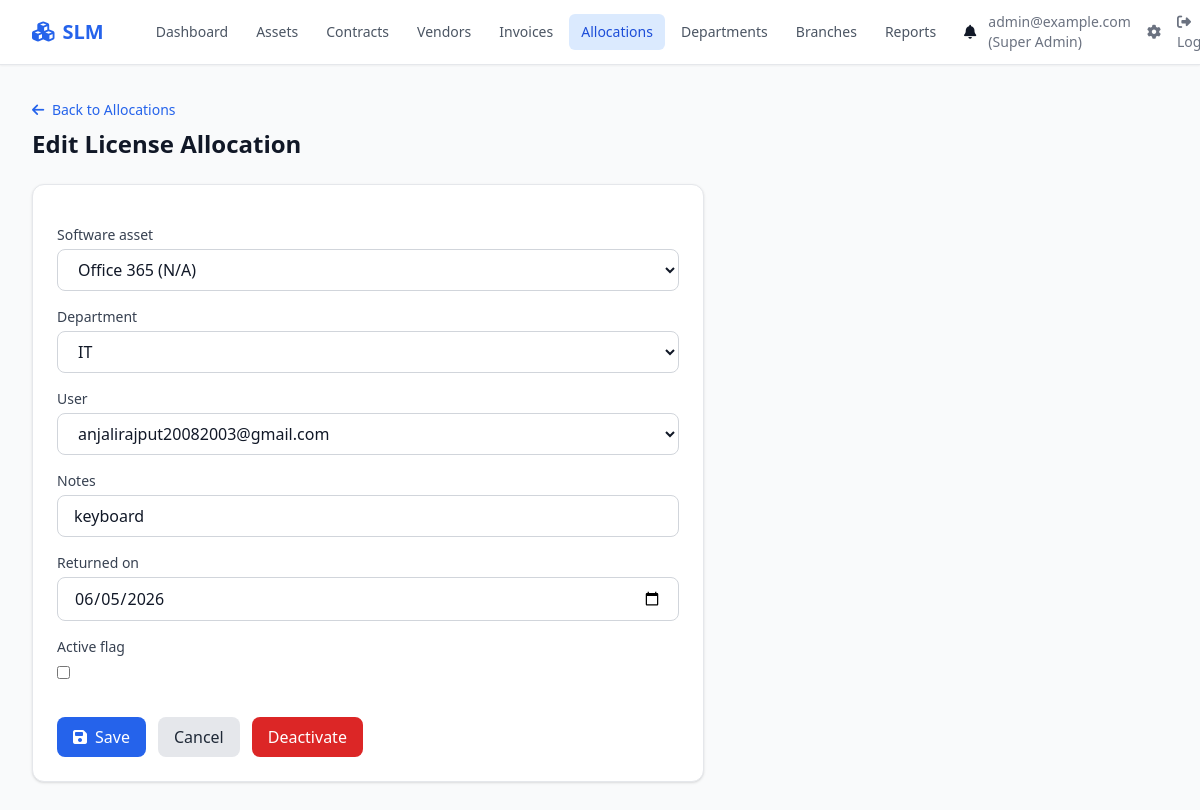
The app's page /allocations/1/edit/ (signed in) with its own data.
### slm/models/user.py (models this page shows, shortened)
class User(AbstractUser):
    username = None
    email = models.EmailField("email address", unique=True)
    role = models.CharField(max_length=30, choices=ROLE_CHOICES, default="it_staff")
    department = models.ForeignKey(
        Department, on_delete=models.SET_NULL, null=True, blank=True, related_name="users"
    )
    branch = models.ForeignKey(
        Branch, on_delete=models.SET_NULL, null=True, blank=True, related_name="users"
    )
    phone = models.CharField(max_length=30, blank=True)
    is_verified = models.BooleanField(default=False)
    created_at = models.DateTimeField(auto_now_add=True)
    updated_at = models.DateTimeField(auto_now=True)
    USERNAME_FIELD = "email"
    REQUIRED_FIELDS = ["first_name", "last_name"]
    objects = UserManager()
    class Meta:
        ordering = ["email"]
    def __str__(self):
        return self.email
    @property
    def can_edit_finance(self):
        return self.role in ("super_admin", "finance_manager", "accounts_officer")
    @property
    def can_edit_assets(self):
        return self.role in ("super_admin", "it_manager", "it_staff")

### slm/models/software.py (models this page shows, shortened)
class Allocation(models.Model):
    software_asset = models.ForeignKey(
        SoftwareAsset, on_delete=models.CASCADE, related_name="allocations"
    )
    department = models.ForeignKey(
        Department, on_delete=models.CASCADE, related_name="allocations"
    )
    user = models.ForeignKey(
        settings.AUTH_USER_MODEL, on_delete=models.CASCADE, related_name="allocations", null=True, blank=True
    )
    allocated_on = models.DateTimeField(default=timezone.now)
    returned_on = models.DateTimeField(null=True, blank=True)
    active_flag = models.BooleanField(default=True, db_index=True)
    notes = models.CharField(max_length=500, blank=True)
    created_at = models.DateTimeField(auto_now_add=True)
    updated_at = models.DateTimeField(auto_now=True)
    class Meta:
        ordering = ["-allocated_on"]

### slm/views.py (the view, shortened to what this page needs)
# urls.py: path("allocations/<int:pk>/edit/", views.AllocationUpdateView.as_view(), name="allocation_edit"),
class AllocationUpdateView(LoginRequiredMixin, UpdateView):
    model = Allocation
    form_class = AllocationForm
    template_name = "slm/allocation_form.html"
    context_object_name = "allocation"
    success_url = reverse_lazy("slm:allocation_list")

### slm/forms.py
class AllocationForm(forms.ModelForm):
    class Meta:
        model = Allocation
        fields = ["software_asset", "department", "user", "notes", "returned_on", "active_flag"]
        widgets = {
            "software_asset": forms.Select(attrs={"class": "w-full rounded-lg border border-gray-300 dark:border-gray-600 bg-white dark:bg-gray-800 px-4 py-2"}),
            "department": forms.Select(attrs={"class": "w-full rounded-lg border border-gray-300 dark:border-gray-600 bg-white dark:bg-gray-800 px-4 py-2"}),
            "user": forms.Select(attrs={"class": "w-full rounded-lg border border-gray-300 dark:border-gray-600 bg-white dark:bg-gray-800 px-4 py-2"}),
            "notes": forms.TextInput(attrs={"class": "w-full rounded-lg border border-gray-300 dark:border-gray-600 bg-white dark:bg-gray-800 px-4 py-2"}),
            "returned_on": forms.DateInput(attrs={"class": "w-full rounded-lg border border-gray-300 dark:border-gray-600 bg-white dark:bg-gray-800 px-4 py-2", "type": "date"}),
            "active_flag": forms.CheckboxInput(attrs={"class": "rounded border-gray-300 dark:border-gray-600"}),
        }

### slm/models/software.py (called while the page is built)
    def __str__(self):
        return f"{self.name} ({self.version or 'N/A'})"

### slm/models/user.py (called while the page is built)
    def __str__(self):
        return self.name

### templates/slm/allocation_form.html (shortened to what this page needs)
{% extends "base.html" %}
{% block content %}
<div class="mb-6">
    <a href="{% url 'slm:allocation_list' %}" class="text-primary-600 dark:text-primary-400 text-sm font-medium mb-2 inline-block"><i class="fas fa-arrow-left mr-1"></i> Back to Allocations</a>
    <h1 class="text-2xl font-bold text-gray-900 dark:text-white">{% if object %}Edit{% else %}Add{% endif %} License Allocation</h1>
</div>
<div class="bg-white dark:bg-gray-800 rounded-xl shadow border border-gray-200 dark:border-gray-700 p-6 max-w-2xl">
    <form method="post" class="space-y-4">
        {% for field in form %}
        <div>
            <label for="{{ field.id_for_label }}" class="block text-sm font-medium text-gray-700 dark:text-gray-300 mb-1">{{ field.label }}</label>
            {{ field }}
        </div>
        {% endfor %}
        <div class="flex gap-3 pt-4">
            <button type="submit" class="px-4 py-2 bg-primary-600 text-white rounded-lg hover:bg-primary-700 font-medium"><i class="fas fa-save mr-2"></i>Save</button>
            <a href="{% url 'slm:allocation_list' %}" class="px-4 py-2 bg-gray-200 dark:bg-gray-700 text-gray-800 dark:text-gray-200 rounded-lg hover:bg-gray-300 dark:hover:bg-gray-600 font-medium">Cancel</a>
            {% if object %}
            <a href="{% url 'slm:allocation_delete' object.pk %}" class="px-4 py-2 bg-red-600 text-white rounded-lg hover:bg-red-700 font-medium" onclick="return confirm('Are you sure you want to deactivate this allocation?')">Deactivate</a>
            {% endif %}
        </div>
    </form>
</div>
{% endblock %}

### templates/base.html (shortened to what this page needs)
<!DOCTYPE html>
<html lang="en" class="{% if dark_mode %}dark{% endif %}">
<head>
    <script src="https://cdn.tailwindcss.com"></script>
    <link rel="stylesheet" href="https://cdnjs.cloudflare.com/ajax/libs/font-awesome/6.4.0/css/all.min.css">
</head>
<body class="bg-gray-50 dark:bg-gray-900 text-gray-900 dark:text-gray-100 min-h-screen">
    <nav class="bg-white dark:bg-gray-800 border-b border-gray-200 dark:border-gray-700 shadow-sm">
        <div class="max-w-7xl mx-auto px-4 sm:px-6 lg:px-8">
            <div class="flex justify-between h-16">
                <div class="flex items-center">
                    <a href="{% url 'slm:dashboard' %}" class="flex items-center gap-2 text-xl font-semibold text-primary-600 dark:text-primary-400">
                        <i class="fas fa-cubes"></i>
                        <span>SLM</span>
                    </a>
                    <div class="hidden md:flex ml-10 gap-1">
                        <a href="{% url 'slm:dashboard' %}" class="px-3 py-2 rounded-md text-sm font-medium {% if request.resolver_match.url_name == 'dashboard' %}bg-primary-100 dark:bg-primary-900/30 text-primary-700 dark:text-primary-300{% else %}text-gray-600 dark:text-gray-300 hover:bg-gray-100 dark:hover:bg-gray-700{% endif %}">Dashboard</a>
                        <a href="{% url 'slm:asset_list' %}" class="px-3 py-2 rounded-md text-sm font-medium {% if 'asset' in request.resolver_match.url_name %}bg-primary-100 dark:bg-primary-900/30 text-primary-700 dark:text-primary-300{% else %}text-gray-600 dark:text-gray-300 hover:bg-gray-100 dark:hover:bg-gray-700{% endif %}">Assets</a>
                        <a href="{% url 'slm:contract_list' %}" class="px-3 py-2 rounded-md text-sm font-medium {% if 'contract' in request.resolver_match.url_name %}bg-primary-100 dark:bg-primary-900/30 text-primary-700 dark:text-primary-300{% else %}text-gray-600 dark:text-gray-300 hover:bg-gray-100 dark:hover:bg-gray-700{% endif %}">Contracts</a>
                        <a href="{% url 'slm:vendor_list' %}" class="px-3 py-2 rounded-md text-sm font-medium {% if 'vendor' in request.resolver_match.url_name %}bg-primary-100 dark:bg-primary-900/30 text-primary-700 dark:text-primary-300{% else %}text-gray-600 dark:text-gray-300 hover:bg-gray-100 dark:hover:bg-gray-700{% endif %}">Vendors</a>
                        <a href="{% url 'slm:invoice_list' %}" class="px-3 py-2 rounded-md text-sm font-medium {% if 'invoice' in request.resolver_match.url_name %}bg-primary-100 dark:bg-primary-900/30 text-primary-700 dark:text-primary-300{% else %}text-gray-600 dark:text-gray-300 hover:bg-gray-100 dark:hover:bg-gray-700{% endif %}">Invoices</a>
                        <a href="{% url 'slm:allocation_list' %}" class="px-3 py-2 rounded-md text-sm font-medium {% if 'allocation' in request.resolver_match.url_name %}bg-primary-100 dark:bg-primary-900/30 text-primary-700 dark:text-primary-300{% else %}text-gray-600 dark:text-gray-300 hover:bg-gray-100 dark:hover:bg-gray-700{% endif %}">Allocations</a>
                        <a href="{% url 'slm:department_list' %}" class="px-3 py-2 rounded-md text-sm font-medium {% if 'department' in request.resolver_match.url_name %}bg-primary-100 dark:bg-primary-900/30 text-primary-700 dark:text-primary-300{% else %}text-gray-600 dark:text-gray-300 hover:bg-gray-100 dark:hover:bg-gray-700{% endif %}">Departments</a>
                        <a href="{% url 'slm:branch_list' %}" class="px-3 py-2 rounded-md text-sm font-medium {% if 'branch' in request.resolver_match.url_name %}bg-primary-100 dark:bg-primary-900/30 text-primary-700 dark:text-primary-300{% else %}text-gray-600 dark:text-gray-300 hover:bg-gray-100 dark:hover:bg-gray-700{% endif %}">Branches</a>
                        <a href="{% url 'slm:reports' %}" class="px-3 py-2 rounded-md text-sm font-medium {% if 'reports' in request.resolver_match.url_name %}bg-primary-100 dark:bg-primary-900/30 text-primary-700 dark:text-primary-300{% else %}text-gray-600 dark:text-gray-300 hover:bg-gray-100 dark:hover:bg-gray-700{% endif %}">Reports</a>
                        <a href="{% url 'slm:notification_list' %}" class="px-3 py-2 rounded-md text-sm font-medium relative">
                            <i class="fas fa-bell"></i>
                        </a>
                    </div>
                </div>
                <div class="flex items-center gap-4">
                    {% if user.is_authenticated %}
                    <span class="text-sm text-gray-500 dark:text-gray-400">{{ user.email }} ({{ user.get_role_display }})</span>
                    <a href="{% url 'admin:index' %}" class="text-sm text-gray-500 hover:text-primary-600"><i class="fas fa-cog"></i></a>
                    <a href="{% url 'logout' %}" class="text-sm text-gray-500 hover:text-red-600"><i class="fas fa-sign-out-alt"></i> Logout</a>
                    {% else %}
                    <a href="{% url 'login' %}" class="text-sm text-primary-600 dark:text-primary-400 font-medium">Sign in</a>
                    {% endif %}
                </div>
            </div>
        </div>
    </nav>
    <main class="max-w-7xl mx-auto px-4 sm:px-6 lg:px-8 py-8">
        {% block content %}{% endblock %}
    </main>
</body>
</html>

### records on screen
User: email "admin@example.com", role "Super Admin"
Allocation: form "Office 365 (N/A)" "IT" "anjalirajput20082003@gmail.com" "keyboard" "06/05/2026"

### other values on screen
{{ field.label }} "Software asset" "Department" "User" "Notes" "Returned on" "Active flag"
